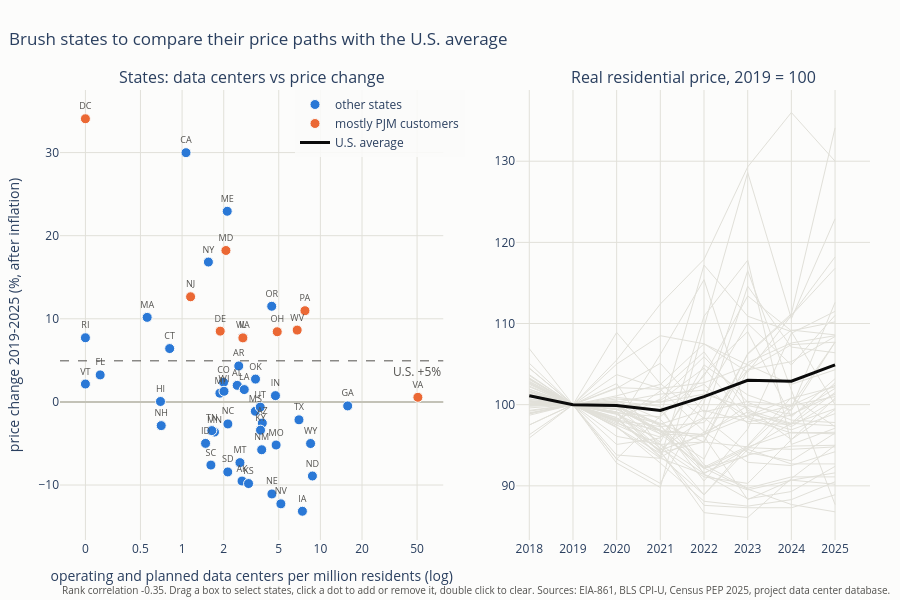

The code cell stored with this chart in its notebook:
### Markdown cell above
## Interactive prototype (brush the scatter, see the price lines)
Drag a box or lasso on the scatter to select states; their price lines are drawn on the right next to the U.S. average. Click a single dot to add or remove it. Double click the scatter to clear.
The linking runs in JavaScript, so open `sgarimella/prototype_e_price_scatter.html` in a browser. The copy shown in the notebook is not linked.

### Code cell
import json, plotly.graph_objects as go
from plotly.subplots import make_subplots

fig = make_subplots(rows=1, cols=2, column_widths=[0.52, 0.48], horizontal_spacing=0.09,
                    subplot_titles=("States: data centers vs price change", "Real residential price, 2019 = 100"))
order = list(idx.index)
for flag, col, lab in [(False, BLUE, "other states"), (True, ORANGE, "mostly PJM customers")]:
    g = t[t.pjm == flag]
    fig.add_trace(go.Scatter(x=g.x, y=g.price_change_pct, mode="markers+text", name=lab, text=g.index, textposition="top center",
        textfont=dict(size=9, color=INK2), customdata=g.reset_index()[["state", "state_name", "dc_live", "dc_operating", "price_2019", "price_2025"]].values.tolist(),
        marker=dict(size=10, color=col, line=dict(width=1, color=SURF)),
        selected=dict(marker=dict(opacity=1)), unselected=dict(marker=dict(opacity=0.25)),
        hovertemplate="<b>%{customdata[1]}</b><br>%{customdata[2]} data centers (%{customdata[3]} operating)<br>"
                      "%{x:.1f} per million residents<br>%{customdata[4]:.1f} to %{customdata[5]:.1f} cents/kWh (2025 $)<br>"
                      "%{y:+.1f}% after inflation<extra></extra>"), 1, 1)
fig.add_hline(y=us_idx[END] - 100, line=dict(color=INK2, dash="dash", width=1), row=1, col=1,
              annotation_text=f"U.S. {us_idx[END] - 100:+.0f}%", annotation_position="bottom right", annotation_font_color=INK2)
yrs = [int(y) for y in idx.columns]
for st in order:   # grey context lines
    fig.add_trace(go.Scatter(x=yrs, y=idx.loc[st].round(1).tolist(), mode="lines", name=st, showlegend=False,
        line=dict(color=GRID, width=1), hovertemplate=f"<b>{names[st]}</b> %{{x}}: %{{y:.0f}}<extra></extra>"), 1, 2)
HI0 = len(fig.data)
for st in order:   # highlight layer, shown only for brushed states
    col = ORANGE if t.loc[st, "pjm"] else BLUE
    fig.add_trace(go.Scatter(x=yrs, y=idx.loc[st].round(1).tolist(), mode="lines+text", name=st + " (selected)", showlegend=False,
        visible=False, line=dict(color=col, width=2.5), text=[""] * (len(yrs) - 1) + [st], textposition="middle right",
        textfont=dict(color=col, size=11), hovertemplate=f"<b>{names[st]}</b> %{{x}}: %{{y:.0f}}<extra></extra>"), 1, 2)
fig.add_trace(go.Scatter(x=yrs, y=us_idx.loc[yrs].round(1).tolist(), mode="lines", name="U.S. average", line=dict(color=INK, width=3),
                         hovertemplate="<b>U.S.</b> %{x}: %{y:.0f}<extra></extra>"), 1, 2)
fig.update_xaxes(type="log", tickvals=TICKS, ticktext=TICKL, title="operating and planned data centers per million residents (log)",
                 gridcolor=GRID, row=1, col=1)
fig.update_yaxes(title="price change 2019-2025 (%, after inflation)", gridcolor=GRID, zeroline=True, zerolinecolor=AXIS, row=1, col=1)
fig.update_xaxes(dtick=1, range=[2017.7, 2025.8], gridcolor=GRID, row=1, col=2)
fig.update_yaxes(gridcolor=GRID, row=1, col=2)
fig.update_layout(height=600, paper_bgcolor=SURF, plot_bgcolor=SURF, dragmode="select", clickmode="event",
                  margin=dict(l=60, r=30, t=90, b=60), legend=dict(x=0.5, xanchor="right", y=1.0, bgcolor="rgba(252,252,251,0.85)"),
                  title=dict(text="Brush states to compare their price paths with the U.S. average", x=0.01))
fig.add_annotation(text=f"Rank correlation {rho_all:.2f}. Drag a box to select states, click a dot to add or remove it, double click to clear. "
                        "Sources: EIA-861, BLS CPI-U, Census PEP 2025, project data center database.",
                   xref="paper", yref="paper", x=0, y=-0.13, showarrow=False, font=dict(size=10, color=INK2), xanchor="left")

# Brushing: show the highlight line for each selected state. Only restyles visibility, so the selection itself is untouched.
post = """
var gd = document.getElementById('{plot_id}');
var HI0 = %d, ORDER = %s;
var HI = ORDER.map(function (_, k) { return HI0 + k; });
var cur = new Set();
function show(states) {
  cur = states;
  Plotly.restyle(gd, {visible: ORDER.map(function (s) { return states.has(s); })}, HI);
}
function scatterStates(points) {
  return points.filter(function (p) { return p.data.xaxis === 'x'; }).map(function (p) { return p.customdata[0]; });
}
gd.on('plotly_selected', function (ev) {
  if (!ev || !ev.points) return;
  show(new Set(scatterStates(ev.points)));
});
var lastClick = 0;
gd.on('plotly_click', function (ev) {   // click a dot to add or remove that state
  var hit = scatterStates(ev.points); if (!hit.length) return;
  lastClick = Date.now();
  var next = new Set(cur); if (next.has(hit[0])) next.delete(hit[0]); else next.add(hit[0]);
  show(next);
});
// A click on a dot also clears the box, so only clear the lines when no dot click came with it (double click on empty space).
gd.on('plotly_deselect', function () {
  setTimeout(function () { if (Date.now() - lastClick > 400) show(new Set()); }, 200);
});
""" % (HI0, json.dumps(order))
fig.write_html(ROOT / "sgarimella" / "prototype_e_price_scatter.html", include_plotlyjs=True, post_script=post,
               config={"displayModeBar": False})
fig.show()
